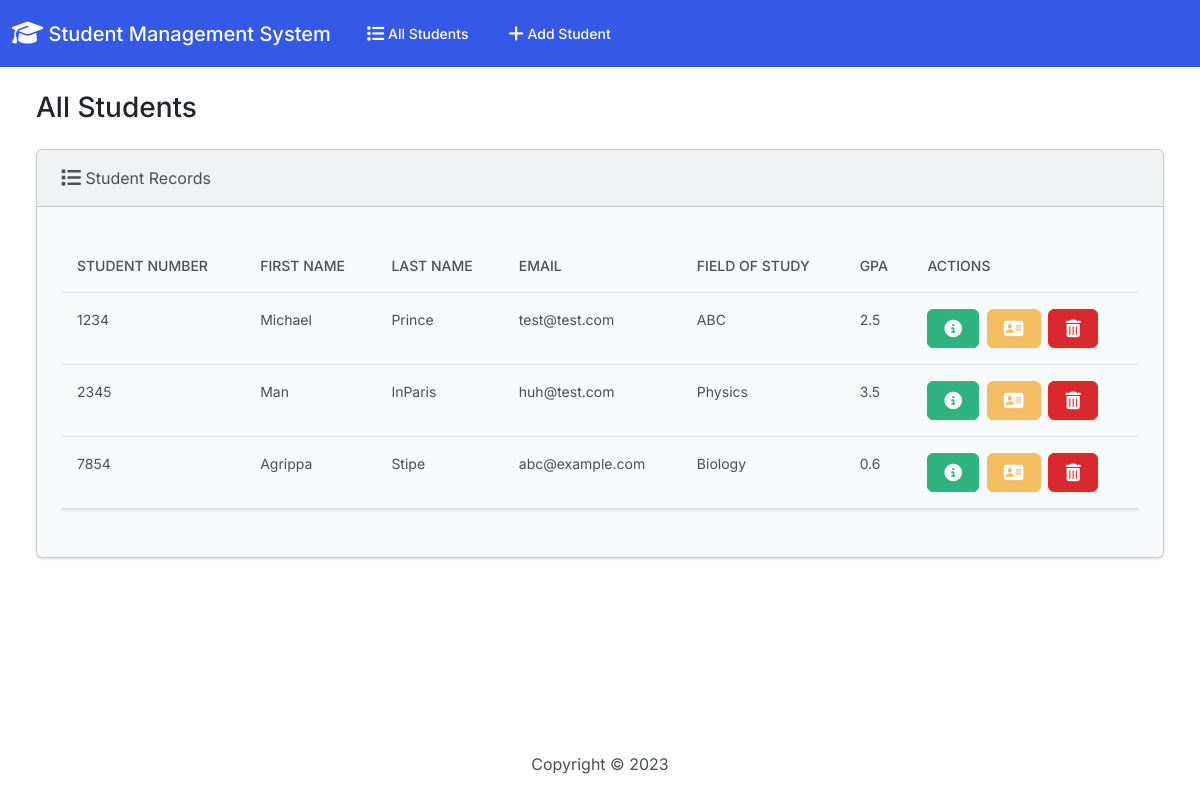
/, run on an earlier commit of the app's database.
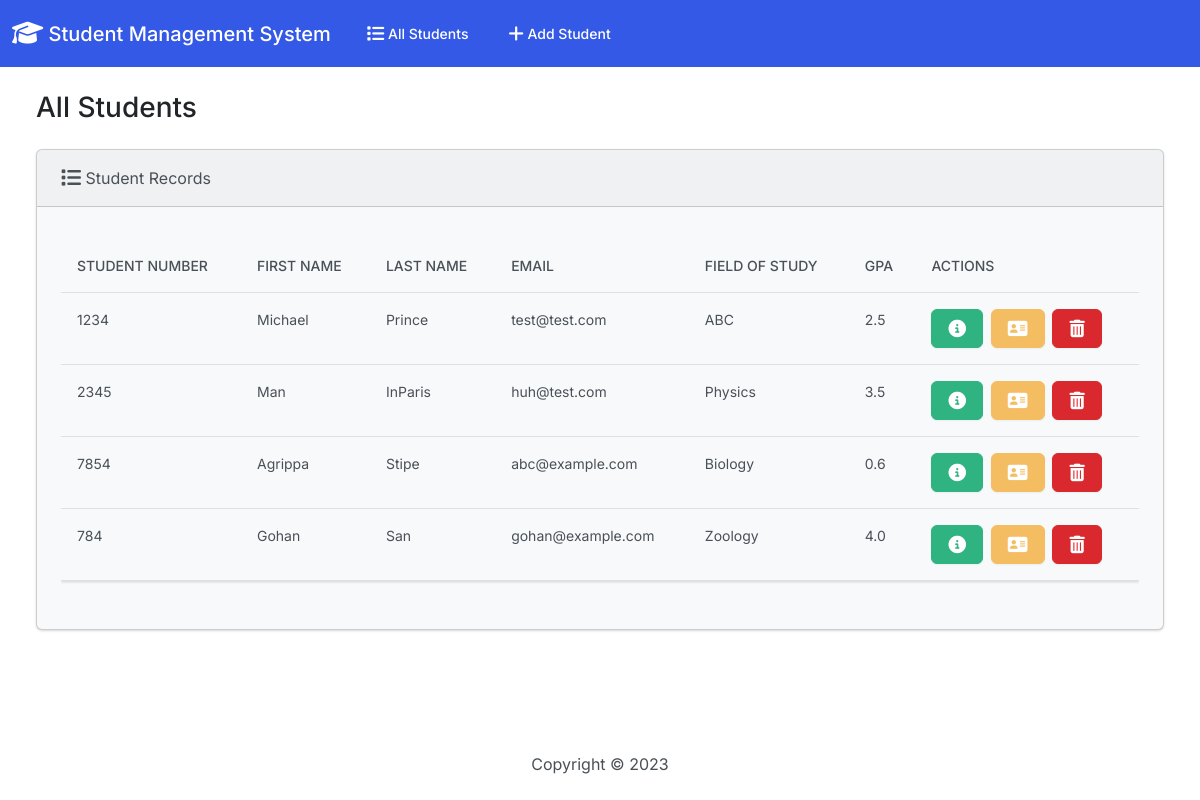
And on a later commit of the database.
### students/models.py (models this page shows, shortened)
class Student(models.Model):
    student_number = models.PositiveIntegerField()
    first_name = models.CharField(max_length=50)
    last_name = models.CharField(max_length=50)
    email = models.EmailField(max_length=100)
    field_of_study = models.CharField(max_length=50)
    gpa = models.FloatField()

### students/views.py (the view)
# urls.py: path('', views.index, name='index'),
def index(request):
    return render(request, 'students/index.html', {
        'students': Student.objects.all()
    })

### students/templates/students/index.html (shortened to what this page needs)
{% extends "students/base.html" %}
{% block body %}
<h3 class="m-4">All Students</h3>
      <div class="row">
        <div class="col-12">
          {% if students %}
          <div class="card bg-light ms-4 me-4 mb-4">
            <div class="card-header">
              <i class="fa-solid fa-list fa-lg"></i> Student Records
            </div>
            <div class="card-body">
              <p class="card-text">
                <div class="table-responsive">
                  <table class="table table-hover">
                    <thead>
                      <tr>
                        <th scope="col">Student Number</th>
                        <th scope="col">First Name</th>
                        <th scope="col">Last Name</th>
                        <th scope="col">Email</th>
                        <th scope="col">Field of Study</th>
                        <th scope="col">GPA</th>
                        <th scope="col">Actions</th>
                      </tr>
                    </thead>
                    <tbody>
                      {% for student in students %}
                      <tr>
                        <td>{{ student.student_number }}</td>
                        <td>{{ student.first_name }}</td>
                        <td>{{ student.last_name }}</td>
                        <td>{{ student.email }}</td>
                        <td>{{ student.field_of_study }}</td>
                        <td>{{ student.gpa }}</td>
                        <td>
                          <button type="button" class="btn btn-success me-1" href="{% url 'view_student' student.id %}" data-bs-toggle="modal" data-bs-target="#myModal{{student.id}}">
                          </button>
                          <a class="btn btn-warning me-1" href="{% url 'edit' student.id %}">
                          </a>
                          <button type="button" class="btn btn-danger" data-bs-toggle="modal" data-bs-target="#delete{{student.id}}">
                          </button>
                        </td>
                      </tr>
                      {% endfor %}
                    </tbody>
                  </table>
                </div>
              </p>
            </div>
          </div>
          {% else %}
          <h5 class="alert alert-primary ms-4 me-4">No Student Records</h5>
          {% endif %}
        </div>
      </div>
{% endblock %}

What changed in the data, as far as the page shows it:
added Student: student_number "784", first_name "Gohan", last_name "San", email "gohan@example.com", field_of_study "Zoology", gpa "4.0"
